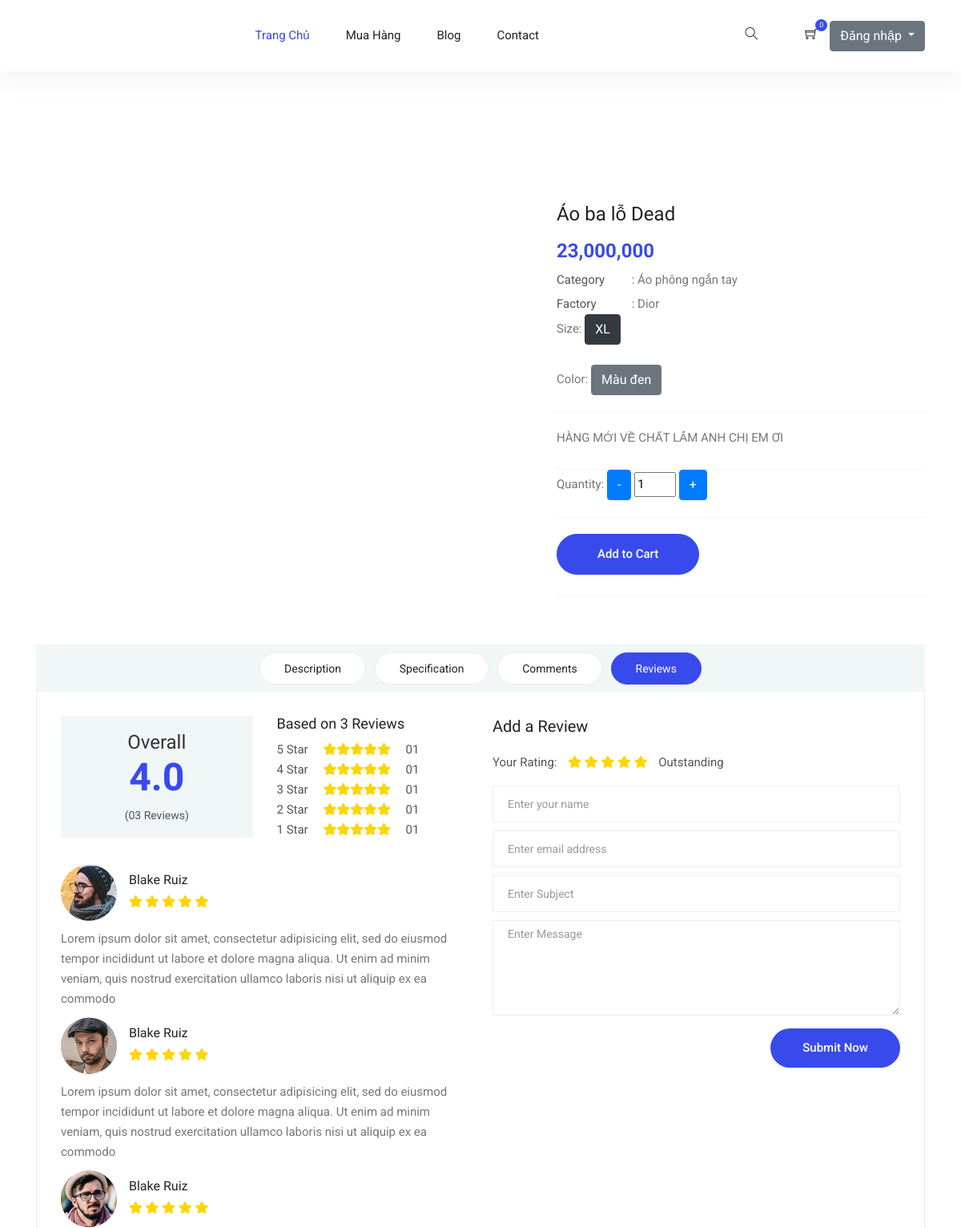
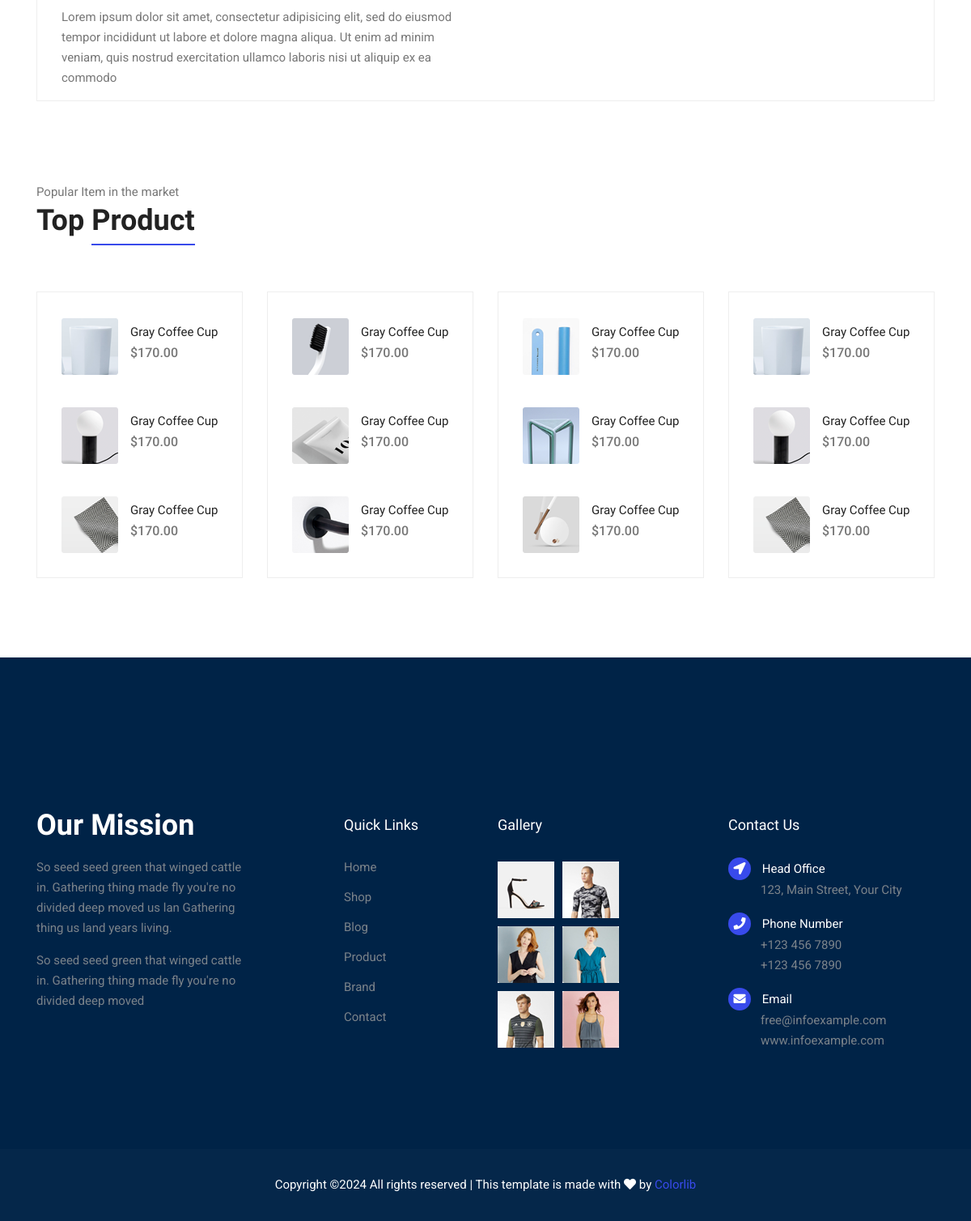
/index.php?page=detail-product&id=42, run on the app's committed database (2 pictures, top to bottom).
### tables this page shows
CREATE TABLE `product` (
  `pro_id` int NOT NULL,
  `pro_name` varchar(100) NOT NULL,
  `cat_id` int NOT NULL,
  `size_id` int NOT NULL,
  `fac_id` varchar(255) NOT NULL,
  `images` varchar(255) DEFAULT NULL,
  `price` float NOT NULL,
  `description` text,
  `status` tinyint(1) DEFAULT NULL,
  `date_create` datetime DEFAULT NULL,
  `col_id` int NOT NULL
);

CREATE TABLE `category` (
  `cat_id` int NOT NULL,
  `cat_name` varchar(25) NOT NULL,
  `status` tinyint(1) DEFAULT NULL,
  `date_create` datetime DEFAULT NULL,
  `date_update` datetime DEFAULT NULL
);

CREATE TABLE `factory` (
  `fac_id` int NOT NULL,
  `fac_name` varchar(100) NOT NULL,
  `status` tinyint(1) DEFAULT NULL,
  `date_create` datetime DEFAULT NULL
);

CREATE TABLE `size` (
  `size_id` int NOT NULL,
  `size_name` varchar(25) NOT NULL,
  `status` tinyint(1) DEFAULT NULL,
  `date_create` datetime NOT NULL
);

CREATE TABLE `color` (
  `col_id` int NOT NULL,
  `col_name` varchar(25) NOT NULL,
  `status` tinyint(1) DEFAULT NULL,
  `date_create` datetime DEFAULT NULL
);

### view/modules/detail-product.php (the view, shortened to what the rows shown need)
<div class="product_image_area">
    <div class="container">
        <div class="row s_product_inner">
           <?php
           if(isset($_GET["id"])){
               $pro_id = $_GET["id"];
               $sqlDetailProCate = "SELECT * FROM product INNER JOIN category ON product.cat_id=category.cat_id WHERE product.pro_id = $pro_id";
               $resultDetailProCate = mysqli_query($conn, $sqlDetailProCate);
               $rowDetailProCate = mysqli_fetch_row($resultDetailProCate);
               $sqlDetailPro = "SELECT * FROM product INNER JOIN size ON product.size_id=size.size_id WHERE product.pro_id = $pro_id";
               $resultDetailPro = mysqli_query($conn, $sqlDetailPro);
               $rowDetailPro = mysqli_fetch_row($resultDetailPro);
               $sqlDetailProColor = "SELECT * FROM product INNER JOIN color ON product.col_id=color.col_id WHERE product.pro_id = $pro_id";
               $resultDetailProColor = mysqli_query($conn, $sqlDetailProColor);
               $rowDetailProColor = mysqli_fetch_row($resultDetailProColor);
               $sqlDetailProFac = "SELECT * FROM product INNER JOIN factory ON product.fac_id=factory.fac_id WHERE product.pro_id = $pro_id";
               $resultDetailProFac = mysqli_query($conn, $sqlDetailProFac);
               $rowDetailProFac = mysqli_fetch_row($resultDetailProFac);
           ?>
            <div class="col-lg-6">
            </div>
            <div class="col-lg-5 offset-lg-1">
                <div class="s_product_text">
                    <h3><?php echo $rowDetailPro[1];?></h3>
                    <h2><?php echo number_format( $rowDetailPro[6], 0, '', ','); ?></h2>
                    <ul class="list">
                        <li><a class="active" href="#"><span>Category</span> : <?php echo $rowDetailProCate[12];?></a></li>
                        <li><a href="#"><span>Factory</span> : <?php echo $rowDetailProFac[12];?></a></li>
                    </ul>
                    <div class="product__details__option">
                           <div class="product__details__option__size">
                               <span>Size:</span>
                               <button type="button" class="btn btn-dark"><?php echo $rowDetailPro[12]?></button>
                           </div>
                           <br>
                           <div class="product__details__option__color">
                               <span>Color:</span>
                               <button type="button" class="btn btn-secondary"><?php echo $rowDetailProColor[12]?></button>
                           </div>
                       </div>
                    <p><?php echo $rowDetailPro[7];?></p>
                    <div class="">
                       <label for="quantity">Quantity:</label>
                       <span class="input-group-btn" onclick="minus()">
                       <button type="button" class="btn btn-primary" data-type="minus" data-field=""> - </button>
                       </span>
                       <input type="number" name="quantity" id="quantity"  maxlength="12" value="1" title="Quantity:" class="input-number" min="1" max="12"  onchange="validateQuantity()">
                       <span class="input-group-btn" onclick="plus()">
                       <button type="button" class="btn btn-primary" data-type="plus" data-field=""> + </button>
                       </span>
                   </div>
                   <div >
                   <p class="addtocart">
                           <a class="button primary-btn btn-addtocart" href="javascript:void(0)" onclick="addCart(<?php echo $rowDetailPro[0];?>)">Add to Cart</a>
                   </p>
                    </div>
                </div>
            </div>
            <?php
           }
           ?>
        </div>
    </div>
</div>
<section class="related-product-area section-margin--small mt-0">
    <div class="container">
        <div class="section-intro pb-60px">
            <h2>Top <span class="section-intro__style">Product</span></h2>
        </div>
    </div>
</section>

### data on the page
product: pro_name "Áo ba lỗ Dead", price "23,000,000", cat.cat_name "Áo phông ngắn tay", fac.fac_name "Dior", size.size_name "XL", col.col_name "Màu đen", description "HÀNG MỚI VỀ CHẤT LẮM ANH CHỊ EM ƠI"
